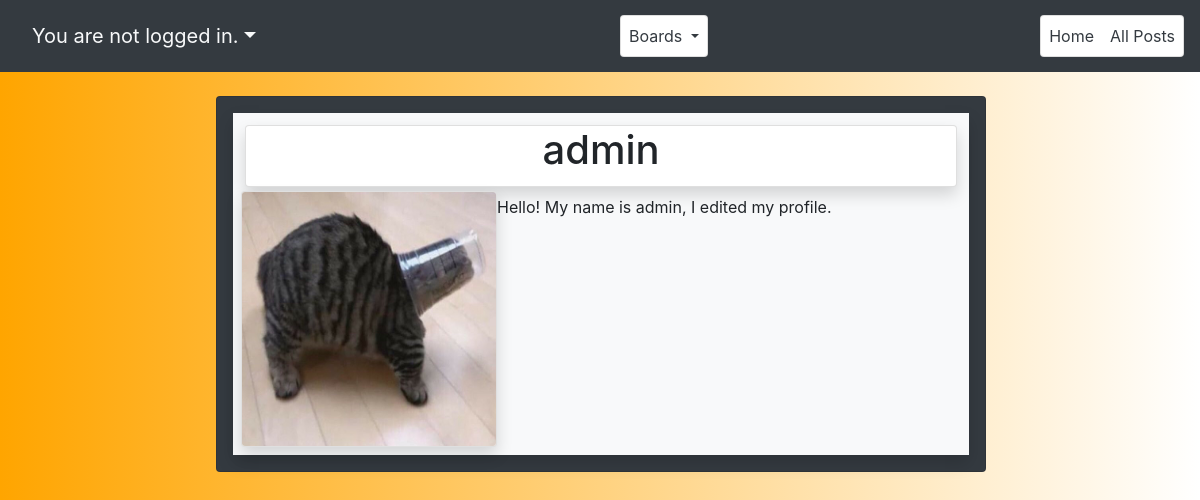
The page /accounts/profile/1/ on the database its author committed.
### accounts/models.py (models this page shows, shortened)
class Profile(models.Model):
    user = models.OneToOneField(get_user_model(), null=True, on_delete=models.CASCADE,)
    image = models.ImageField(blank = True, upload_to = 'profilepic/')
    body = models.TextField(max_length=500, default='Hello!')
    def profile_pic(self):
        if self.image:
            return self.image.url
        else:
            return '/media/profilepic/default_profile.jpg'

class CustomUser(AbstractUser):
    location = models.TextField(blank=True, max_length=30, default='n/a')

### accounts/views.py (the view)
# urls.py: path('profile/<int:pk>/', ProfilePageView.as_view(), name='show_profile'),
class ProfilePageView(DetailView):
    model = Profile
    template_name = 'registration/user_profile.html'

### posts/context_processors.py (called while the page is built)
def menu_links(request):
    links = Board.objects.all()
    return dict(links=links)

### posts/models.py (called while the page is built)
    def get_absolute_url(self):
        return reverse('posts:posts_by_board', args=[self.id])

### templates/registration/user_profile.html (shortened to what this page needs)
{% extends 'base.html' %}
{% block content %}
<div class="row w-100">
    <div class="col-2"></div>
    <div class="container ml-3 col-8">
       <div class="card d-flex flex-nowrap bg-dark rounded p-3">
          <div class="shadow w-100 bg-light d-inline-block p-2">
             <div class="card shadow m-1">
                <h1 class="card-title text-center">{{ profile.user.username }}</h1>
             </div>
             <div class="float-left">
                <img class="original-post-image card shadow" src="{{ profile.profile_pic }}">
             </div>
             <p class="card-text p-1">{{profile.body}}</p>
          </div>
       </div>
    </div>
</div>
{% endblock content %}

### static/css/style.css (style rules this page uses)
* { margin: 0; }
body { background-image: linear-gradient(to right, orange, white); }
.original-post-image { width: 16em; height: 16em; }

### rows shown on the page
Profile: user.username "admin", profile_pic (picture), body "Hello! My name is admin, I edited my profile."
